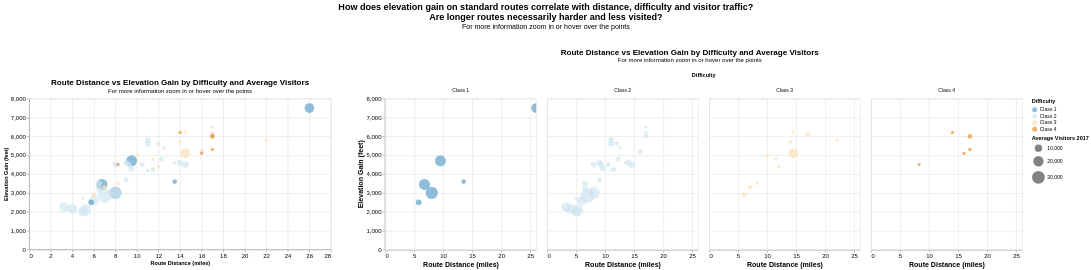

Source (notebook cell):
### Code cell
#Combining the charts for comparison
combined_chart2 = alt.hconcat(
    scatter_2,
    facet_bubble
).configure_concat(
    spacing=50  # Space between the charts
).properties(
    title={
        "text": ("How does elevation gain on standard routes correlate with distance, difficulty and visitor traffic?", "Are longer routes necessarily harder and less visited?"),
        "subtitle": ["For more information zoom in or hover over the points", "", ""],
        "fontSize": 18,
        "subtitleFontSize": 14,
        "anchor": 'middle'
    }
)

combined_chart2

### Figure 1 — Vega-Lite specification as saved in the notebook (floating-point values rounded to 4 significant figures)
{"config": {"view": {"continuousWidth": 300, "continuousHeight": 300}, "concat": {"spacing": 50}}, "hconcat": [{"mark": {"type": "circle", "opacity": 0.7}, "encoding": {"color": {"field": "Difficulty", "scale": {"scheme": "blueorange"}, "type": "nominal"}, "size": {"field": "Average Visitors 2017", "scale": {"range": [0, 800]}, "type": "quantitative"}, "tooltip": [{"field": "Mountain Peak", "type": "nominal"}, {"field": "Difficulty", "type": "nominal"}, {"field": "Distance_mi", "type": "quantitative"}, {"field": "Elevation Gain_ft", "type": "quantitative"}, {"field": "Average Visitors 2017", "type": "quantitative"}], "x": {"axis": {"labelFontSize": 12}, "field": "Distance_mi", "scale": {"domain": [0, 28]}, "title": "Route Distance (miles)", "type": "quantitative"}, "y": {"axis": {"labelFontSize": 12}, "field": "Elevation Gain_ft", "title": "Elevation Gain (feet)", "type": "quantitative"}}, "height": 300, "name": "view_5", "title": {"text": "Route Distance vs Elevation Gain by Difficulty and Average Visitors", "subtitle": "For more information zoom in or hover over the points", "fontSize": 16, "fontWeight": "bold", "subtitleFontSize": 12}, "width": 600}, {"facet": {"column": {"field": "Difficulty", "title": "Difficulty", "type": "nominal"}}, "spec": {"mark": {"type": "circle", "opacity": 0.7}, "encoding": {"color": {"field": "Difficulty", "scale": {"scheme": "blueorange"}, "type": "nominal"}, "size": {"field": "Average Visitors 2017", "scale": {"range": [0, 800]}, "type": "quantitative"}, "tooltip": [{"field": "Mountain Peak", "type": "nominal"}, {"field": "Difficulty", "type": "nominal"}, {"field": "Distance_mi", "type": "quantitative"}, {"field": "Elevation Gain_ft", "type": "quantitative"}, {"field": "Average Visitors 2017", "type": "quantitative"}], "x": {"axis": {"labelFontSize": 12, "titleFontSize": 14}, "field": "Distance_mi", "title": "Route Distance (miles)", "type": "quantitative"}, "y": {"axis": {"labelFontSize": 12, "titleFontSize": 14}, "field": "Elevation Gain_ft", "title": "Elevation Gain (feet)", "type": "quantitative"}}, "height": 300, "name": "view_4", "width": 300}, "title": {"text": "Route Distance vs Elevation Gain by Difficulty and Average Visitors", "fontSize": 16, "fontWeight": "bold", "subtitle": ["For more information zoom in or hover over the points", ""], "anchor": "middle"}}], "data": {"name": "data-edeb8de2e50c1a3e782d222b6a868884"}, "params": [{"name": "param_1", "select": {"type": "interval", "encodings": ["x", "y"]}, "bind": "scales", "views": ["view_5"]}, {"name": "param_2", "select": {"type": "interval", "encodings": ["x", "y"]}, "bind": "scales", "views": ["view_4"]}], "title": {"text": ["How does elevation gain on standard routes correlate with distance, difficulty and visitor traffic?", "Are longer routes necessarily harder and less visited?"], "subtitle": ["For more information zoom in or hover over the points", "", ""], "fontSize": 18, "subtitleFontSize": 14, "anchor": "middle"}, "$schema": "https://vega.github.io/schema/vega-lite/v5.20.1.json", "datasets": {"data-edeb8de2e50c1a3e782d222b6a868884": [{"Mountain Peak": "Mount Elbert", "Mountain Range": "Sawatch Range", "Elevation_ft": 14440, "Prominence_ft": 9093, "Lat": 39.12, "Long": -106.4, "Distance_mi": 9.5, "Elevation Gain_ft": 4700, "Difficulty": "Class 1", "Traffic Low": 20000, "Traffic High": 25000, "Average Visitors 2017": 22500}, {"Mountain Peak": "Mount Massive", "Mountain Range": "Sawatch Range", "Elevation_ft": 14428, "Prominence_ft": 1961, "Lat": 39.19, "Long": -106.5, "Distance_mi": 14.5, "Elevation Gain_ft": 4500, "Difficulty": "Class 2", "Traffic Low": 7000, "Traffic High": 10000, "Average Visitors 2017": 8500}, {"Mountain Peak": "Mount Harvard", "Mountain Range": "Sawatch Range", "Elevation_ft": 14421, "Prominence_ft": 2360, "Lat": 38.92, "Long": -106.3, "Distance_mi": 14.0, "Elevation Gain_ft": 4600, "Difficulty": "Class 2", "Traffic Low": 5000, "Traffic High": 7000, "Average Visitors 2017": 6000}, {"Mountain Peak": "Blanca Peak", "Mountain Range": "Sangre de Cristo Range", "Elevation_ft": 14351, "Prominence_ft": 5326, "Lat": 37.58, "Long": -105.5, "Distance_mi": 17.0, "Elevation Gain_ft": 6500, "Difficulty": "Class 2", "Traffic Low": 1000, "Traffic High": 3000, "Average Visitors 2017": 2000}, {"Mountain Peak": "La Plata Peak", "Mountain Range": "Sawatch Range", "Elevation_ft": 14343, "Prominence_ft": 1836, "Lat": 39.03, "Long": -106.5, "Distance_mi": 9.25, "Elevation Gain_ft": 4500, "Difficulty": "Class 2", "Traffic Low": 5000, "Traffic High": 7000, "Average Visitors 2017": 6000}, {"Mountain Peak": "Uncompahgre Peak", "Mountain Range": "San Juan Mountains", "Elevation_ft": 14321, "Prominence_ft": 4277, "Lat": 38.07, "Long": -107.5, "Distance_mi": 7.5, "Elevation Gain_ft": 3000, "Difficulty": "Class 2", "Traffic Low": 3000, "Traffic High": 5000, "Average Visitors 2017": 4000}, {"Mountain Peak": "Crestone Peak", "Mountain Range": "Sangre de Cristo Range", "Elevation_ft": 14300, "Prominence_ft": 4554, "Lat": 37.97, "Long": -105.6, "Distance_mi": 14.0, "Elevation Gain_ft": 5700, "Difficulty": "Class 3", "Traffic Low": 1000, "Traffic High": 3000, "Average Visitors 2017": 2000}, {"Mountain Peak": "Mount Lincoln", "Mountain Range": "Mosquito Range", "Elevation_ft": 14293, "Prominence_ft": 3862, "Lat": 39.35, "Long": -106.1, "Distance_mi": 6.0, "Elevation Gain_ft": 2600, "Difficulty": "Class 2", "Traffic Low": 15000, "Traffic High": 20000, "Average Visitors 2017": 17500}, {"Mountain Peak": "Castle Peak", "Mountain Range": "Elk Mountains", "Elevation_ft": 14279, "Prominence_ft": 2365, "Lat": 39.01, "Long": -106.9, "Distance_mi": 13.5, "Elevation Gain_ft": 4600, "Difficulty": "Class 2", "Traffic Low": 1000, "Traffic High": 3000, "Average Visitors 2017": 2000}, {"Mountain Peak": "Grays Peak", "Mountain Range": "Front Range", "Elevation_ft": 14278, "Prominence_ft": 2770, "Lat": 39.63, "Long": -105.8, "Distance_mi": 8.0, "Elevation Gain_ft": 3000, "Difficulty": "Class 1", "Traffic Low": 25000, "Traffic High": 30000, "Average Visitors 2017": 27500}, {"Mountain Peak": "Mount Antero", "Mountain Range": "Sawatch Range", "Elevation_ft": 14276, "Prominence_ft": 2503, "Lat": 38.67, "Long": -106.2, "Distance_mi": 16.0, "Elevation Gain_ft": 5200, "Difficulty": "Class 2", "Traffic Low": 3000, "Traffic High": 5000, "Average Visitors 2017": 4000}, {"Mountain Peak": "Torreys Peak", "Mountain Range": "Front Range", "Elevation_ft": 14275, "Prominence_ft": 560, "Lat": 39.64, "Long": -105.8, "Distance_mi": 8.0, "Elevation Gain_ft": 3000, "Difficulty": "Class 2", "Traffic Low": 25000, "Traffic High": 30000, "Average Visitors 2017": 27500}, {"Mountain Peak": "Quandary Peak", "Mountain Range": "Mosquito Range", "Elevation_ft": 14271, "Prominence_ft": 1125, "Lat": 39.4, "Long": -106.1, "Distance_mi": 6.75, "Elevation Gain_ft": 3450, "Difficulty": "Class 1", "Traffic Low": 20000, "Traffic High": 25000, "Average Visitors 2017": 22500}, {"Mountain Peak": "Mount Evans", "Mountain Range": "Front Range", "Elevation_ft": 14271, "Prominence_ft": 2770, "Lat": 39.59, "Long": -105.6, "Distance_mi": 5.0, "Elevation Gain_ft": 2000, "Difficulty": "Class 2", "Traffic Low": 15000, "Traffic High": 20000, "Average Visitors 2017": 17500}, {"Mountain Peak": "Longs Peak", "Mountain Range": "Front Range", "Elevation_ft": 14259, "Prominence_ft": 2940, "Lat": 40.26, "Long": -105.6, "Distance_mi": 14.5, "Elevation Gain_ft": 5100, "Difficulty": "Class 3", "Traffic Low": 15000, "Traffic High": 20000, "Average Visitors 2017": 17500}, {"Mountain Peak": "Mount Wilson", "Mountain Range": "San Juan Mountains", "Elevation_ft": 14252, "Prominence_ft": 4024, "Lat": 37.84, "Long": -108.0, "Distance_mi": 16.0, "Elevation Gain_ft": 5100, "Difficulty": "Class 4", "Traffic Low": 1000, "Traffic High": 3000, "Average Visitors 2017": 2000}, {"Mountain Peak": "Mount Shavano", "Mountain Range": "Sawatch Range", "Elevation_ft": 14231, "Prominence_ft": 1619, "Lat": 38.62, "Long": -106.2, "Distance_mi": 9.0, "Elevation Gain_ft": 4600, "Difficulty": "Class 2", "Traffic Low": 5000, "Traffic High": 7000, "Average Visitors 2017": 6000}, {"Mountain Peak": "Mount Princeton", "Mountain Range": "Sawatch Range", "Elevation_ft": 14204, "Prominence_ft": 2177, "Lat": 38.75, "Long": -106.2, "Distance_mi": 6.5, "Elevation Gain_ft": 3200, "Difficulty": "Class 2", "Traffic Low": 5000, "Traffic High": 7000, "Average Visitors 2017": 6000}, {"Mountain Peak": "Mount Belford", "Mountain Range": "Sawatch Range", "Elevation_ft": 14203, "Prominence_ft": 1337, "Lat": 38.96, "Long": -106.4, "Distance_mi": 8.0, "Elevation Gain_ft": 4500, "Difficulty": "Class 2", "Traffic Low": 5000, "Traffic High": 7000, "Average Visitors 2017": 6000}, {"Mountain Peak": "Crestone Needle", "Mountain Range": "Sangre de Cristo Range", "Elevation_ft": 14203, "Prominence_ft": 457, "Lat": 37.96, "Long": -105.6, "Distance_mi": 12.0, "Elevation Gain_ft": 4400, "Difficulty": "Class 3", "Traffic Low": 1000, "Traffic High": 3000, "Average Visitors 2017": 2000}, {"Mountain Peak": "Mount Yale", "Mountain Range": "Sawatch Range", "Elevation_ft": 14200, "Prominence_ft": 1896, "Lat": 38.84, "Long": -106.3, "Distance_mi": 9.5, "Elevation Gain_ft": 4300, "Difficulty": "Class 2", "Traffic Low": 5000, "Traffic High": 7000, "Average Visitors 2017": 6000}, {"Mountain Peak": "Mount Bross", "Mountain Range": "Mosquito Range", "Elevation_ft": 14178, "Prominence_ft": 312, "Lat": 39.34, "Long": -106.1, "Distance_mi": 3.25, "Elevation Gain_ft": 2250, "Difficulty": "Class 2", "Traffic Low": 15000, "Traffic High": 20000, "Average Visitors 2017": 17500}, {"Mountain Peak": "Kit Carson Mountain", "Mountain Range": "Sangre de Cristo Range", "Elevation_ft": 14171, "Prominence_ft": 1025, "Lat": 37.98, "Long": -105.6, "Distance_mi": 14.5, "Elevation Gain_ft": 6250, "Difficulty": "Class 3", "Traffic Low": 1000, "Traffic High": 3000, "Average Visitors 2017": 2000}, {"Mountain Peak": "Maroon Peak", "Mountain Range": "Elk Mountains", "Elevation_ft": 14163, "Prominence_ft": 2336, "Lat": 39.07, "Long": -107.0, "Distance_mi": 11.5, "Elevation Gain_ft": 4800, "Difficulty": "Class 3", "Traffic Low": 1000, "Traffic High": 3000, "Average Visitors 2017": 2000}, {"Mountain Peak": "Tabeguache Peak", "Mountain Range": "Sawatch Range", "Elevation_ft": 14162, "Prominence_ft": 455, "Lat": 38.63, "Long": -106.3, "Distance_mi": 11.0, "Elevation Gain_ft": 5600, "Difficulty": "Class 2", "Traffic Low": 5000, "Traffic High": 7000, "Average Visitors 2017": 6000}, {"Mountain Peak": "Mount Oxford (Colorado)", "Mountain Range": "Sawatch Range", "Elevation_ft": 14160, "Prominence_ft": 653, "Lat": 38.96, "Long": -106.3, "Distance_mi": 11.0, "Elevation Gain_ft": 5800, "Difficulty": "Class 2", "Traffic Low": 5000, "Traffic High": 7000, "Average Visitors 2017": 6000}, {"Mountain Peak": "Mount Sneffels", "Mountain Range": "San Juan Mountains", "Elevation_ft": 14158, "Prominence_ft": 3050, "Lat": 38.0, "Long": -107.8, "Distance_mi": 6.0, "Elevation Gain_ft": 2900, "Difficulty": "Class 3", "Traffic Low": 3000, "Traffic High": 5000, "Average Visitors 2017": 4000}, {"Mountain Peak": "Mount Democrat", "Mountain Range": "Mosquito Range", "Elevation_ft": 14155, "Prominence_ft": 768, "Lat": 39.34, "Long": -106.1, "Distance_mi": 4.0, "Elevation Gain_ft": 2150, "Difficulty": "Class 2", "Traffic Low": 15000, "Traffic High": 20000, "Average Visitors 2017": 17500}, {"Mountain Peak": "Capitol Peak", "Mountain Range": "Elk Mountains", "Elevation_ft": 14137, "Prominence_ft": 1750, "Lat": 39.15, "Long": -107.1, "Distance_mi": 17.0, "Elevation Gain_ft": 5300, "Difficulty": "Class 4", "Traffic Low": 1000, "Traffic High": 3000, "Average Visitors 2017": 2000}, {"Mountain Peak": "Pikes Peak", "Mountain Range": "Front Range", "Elevation_ft": 14115, "Prominence_ft": 5530, "Lat": 38.84, "Long": -105.0, "Distance_mi": 26.0, "Elevation Gain_ft": 7500, "Difficulty": "Class 1", "Traffic Low": 15000, "Traffic High": 20000, "Average Visitors 2017": 17500}, {"Mountain Peak": "Snowmass Mountain", "Mountain Range": "Elk Mountains", "Elevation_ft": 14099, "Prominence_ft": 1152, "Lat": 39.12, "Long": -107.1, "Distance_mi": 22.0, "Elevation Gain_ft": 5800, "Difficulty": "Class 3", "Traffic Low": 1000, "Traffic High": 3000, "Average Visitors 2017": 2000}, {"Mountain Peak": "Windom Peak", "Mountain Range": "San Juan Mountains", "Elevation_ft": 14093, "Prominence_ft": 2187, "Lat": 37.62, "Long": -107.6, "Distance_mi": 17.0, "Elevation Gain_ft": 6000, "Difficulty": "Class 2", "Traffic Low": 3000, "Traffic High": 5000, "Average Visitors 2017": 4000}, {"Mountain Peak": "Mount Eolus", "Mountain Range": "San Juan Mountains", "Elevation_ft": 14090, "Prominence_ft": 1024, "Lat": 37.62, "Long": -107.6, "Distance_mi": 17.0, "Elevation Gain_ft": 6100, "Difficulty": "Class 3", "Traffic Low": 3000, "Traffic High": 5000, "Average Visitors 2017": 4000}, {"Mountain Peak": "Challenger Point", "Mountain Range": "Sangre de Cristo Range", "Elevation_ft": 14087, "Prominence_ft": 301, "Lat": 37.98, "Long": -105.6, "Distance_mi": 12.5, "Elevation Gain_ft": 5400, "Difficulty": "Class 2", "Traffic Low": 1000, "Traffic High": 3000, "Average Visitors 2017": 2000}, {"Mountain Peak": "Mount Columbia", "Mountain Range": "Sawatch Range", "Elevation_ft": 14077, "Prominence_ft": 893, "Lat": 38.9, "Long": -106.3, "Distance_mi": 11.5, "Elevation Gain_ft": 4250, "Difficulty": "Class 2", "Traffic Low": 3000, "Traffic High": 5000, "Average Visitors 2017": 4000}, {"Mountain Peak": "Missouri Mountain", "Mountain Range": "Sawatch Range", "Elevation_ft": 14074, "Prominence_ft": 847, "Lat": 38.95, "Long": -106.4, "Distance_mi": 10.5, "Elevation Gain_ft": 4500, "Difficulty": "Class 2", "Traffic Low": 3000, "Traffic High": 5000, "Average Visitors 2017": 4000}, {"Mountain Peak": "Humboldt Peak", "Mountain Range": "Sangre de Cristo Range", "Elevation_ft": 14070, "Prominence_ft": 1204, "Lat": 37.98, "Long": -105.6, "Distance_mi": 11.0, "Elevation Gain_ft": 4200, "Difficulty": "Class 2", "Traffic Low": 1000, "Traffic High": 3000, "Average Visitors 2017": 2000}, {"Mountain Peak": "Mount Bierstadt", "Mountain Range": "Front Range", "Elevation_ft": 14065, "Prominence_ft": 720, "Lat": 39.58, "Long": -105.7, "Distance_mi": 7.0, "Elevation Gain_ft": 2850, "Difficulty": "Class 2", "Traffic Low": 35000, "Traffic High": 40000, "Average Visitors 2017": 37500}, {"Mountain Peak": "Sunlight Peak", "Mountain Range": "San Juan Mountains", "Elevation_ft": 14065, "Prominence_ft": 399, "Lat": 37.63, "Long": -107.6, "Distance_mi": 17.0, "Elevation Gain_ft": 6000, "Difficulty": "Class 4", "Traffic Low": 3000, "Traffic High": 5000, "Average Visitors 2017": 4000}, {"Mountain Peak": "Handies Peak", "Mountain Range": "San Juan Mountains", "Elevation_ft": 14058, "Prominence_ft": 1908, "Lat": 37.91, "Long": -107.5, "Distance_mi": 5.75, "Elevation Gain_ft": 2500, "Difficulty": "Class 1", "Traffic Low": 5000, "Traffic High": 7000, "Average Visitors 2017": 6000}, {"Mountain Peak": "Culebra Peak", "Mountain Range": "Sangre de Cristo Range", "Elevation_ft": 14053, "Prominence_ft": 4827, "Lat": 37.12, "Long": -105.2, "Distance_mi": 5.0, "Elevation Gain_ft": 2700, "Difficulty": "Class 2", "Traffic Low": 1000, "Traffic High": 3000, "Average Visitors 2017": 2000}, {"Mountain Peak": "Ellingwood Point", "Mountain Range": "Sangre de Cristo Range", "Elevation_ft": 14048, "Prominence_ft": 342, "Lat": 37.58, "Long": -105.5, "Distance_mi": 17.0, "Elevation Gain_ft": 6200, "Difficulty": "Class 2", "Traffic Low": 1000, "Traffic High": 3000, "Average Visitors 2017": 2000}, {"Mountain Peak": "Mount Lindsey", "Mountain Range": "Sangre de Cristo Range", "Elevation_ft": 14048, "Prominence_ft": 1542, "Lat": 37.58, "Long": -105.4, "Distance_mi": 8.25, "Elevation Gain_ft": 3500, "Difficulty": "Class 3", "Traffic Low": 1000, "Traffic High": 3000, "Average Visitors 2017": 2000}, {"Mountain Peak": "Little Bear Peak", "Mountain Range": "Sangre de Cristo Range", "Elevation_ft": 14043, "Prominence_ft": 377, "Lat": 37.57, "Long": -105.5, "Distance_mi": 14.0, "Elevation Gain_ft": 6200, "Difficulty": "Class 4", "Traffic Low": 1000, "Traffic High": 3000, "Average Visitors 2017": 2000}, {"Mountain Peak": "Mount Sherman", "Mountain Range": "Mosquito Range", "Elevation_ft": 14043, "Prominence_ft": 850, "Lat": 39.23, "Long": -106.2, "Distance_mi": 5.25, "Elevation Gain_ft": 2100, "Difficulty": "Class 2", "Traffic Low": 20000, "Traffic High": 25000, "Average Visitors 2017": 22500}, {"Mountain Peak": "Redcloud Peak", "Mountain Range": "San Juan Mountains", "Elevation_ft": 14041, "Prominence_ft": 1436, "Lat": 37.94, "Long": -107.4, "Distance_mi": 9.0, "Elevation Gain_ft": 3700, "Difficulty": "Class 2", "Traffic Low": 3000, "Traffic High": 5000, "Average Visitors 2017": 4000}, {"Mountain Peak": "Pyramid Peak", "Mountain Range": "Elk Mountains", "Elevation_ft": 14025, "Prominence_ft": 1638, "Lat": 39.07, "Long": -107.0, "Distance_mi": 8.25, "Elevation Gain_ft": 4500, "Difficulty": "Class 4", "Traffic Low": 1000, "Traffic High": 3000, "Average Visitors 2017": 2000}, {"Mountain Peak": "Wilson Peak", "Mountain Range": "San Juan Mountains", "Elevation_ft": 14023, "Prominence_ft": 857, "Lat": 37.86, "Long": -108.0, "Distance_mi": 10.0, "Elevation Gain_ft": 5000, "Difficulty": "Class 3", "Traffic Low": 1000, "Traffic High": 3000, "Average Visitors 2017": 2000}, {"Mountain Peak": "San Luis Peak", "Mountain Range": "San Juan Mountains", "Elevation_ft": 14022, "Prominence_ft": 3113, "Lat": 37.99, "Long": -106.9, "Distance_mi": 13.5, "Elevation Gain_ft": 3600, "Difficulty": "Class 1", "Traffic Low": 3000, "Traffic High": 5000, "Average Visitors 2017": 4000}, {"Mountain Peak": "Wetterhorn Peak", "Mountain Range": "San Juan Mountains", "Elevation_ft": 14021, "Prominence_ft": 1635, "Lat": 38.06, "Long": -107.5, "Distance_mi": 7.0, "Elevation Gain_ft": 3300, "Difficulty": "Class 3", "Traffic Low": 3000, "Traffic High": 5000, "Average Visitors 2017": 4000}, {"Mountain Peak": "Mount of the Holy Cross", "Mountain Range": "Sawatch Range", "Elevation_ft": 14011, "Prominence_ft": 2113, "Lat": 39.47, "Long": -106.5, "Distance_mi": 12.0, "Elevation Gain_ft": 5600, "Difficulty": "Class 2", "Traffic Low": 3000, "Traffic High": 5000, "Average Visitors 2017": 4000}, {"Mountain Peak": "Huron Peak", "Mountain Range": "Sawatch Range", "Elevation_ft": 14010, "Prominence_ft": 1423, "Lat": 38.95, "Long": -106.4, "Distance_mi": 6.5, "Elevation Gain_ft": 3500, "Difficulty": "Class 2", "Traffic Low": 5000, "Traffic High": 7000, "Average Visitors 2017": 6000}, {"Mountain Peak": "Sunshine Peak", "Mountain Range": "San Juan Mountains", "Elevation_ft": 14007, "Prominence_ft": 501, "Lat": 37.92, "Long": -107.4, "Distance_mi": 12.25, "Elevation Gain_ft": 4800, "Difficulty": "Class 2", "Traffic Low": 3000, "Traffic High": 5000, "Average Visitors 2017": 4000}]}}
